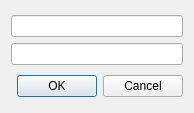
<?xml version="1.0" encoding="UTF-8"?>
<ui version="4.0">
 <class>AuthorizationDialog</class>
 <widget class="QDialog" name="AuthorizationDialog">
  <property name="geometry">
   <rect>
    <x>0</x>
    <y>0</y>
    <width>194</width>
    <height>113</height>
   </rect>
  </property>
  <property name="windowTitle">
   <string>Авторизация</string>
  </property>
  <layout class="QVBoxLayout" name="verticalLayout_2">
   <item>
    <layout class="QVBoxLayout" name="verticalLayout">
     <item>
      <widget class="QLineEdit" name="login">
       <property name="text">
        <string extracomment="Имя пользователя"/>
       </property>
      </widget>
     </item>
     <item>
      <widget class="QLineEdit" name="password">
       <property name="text">
        <string extracomment="Пароль"/>
       </property>
       <property name="echoMode">
        <enum>QLineEdit::Password</enum>
       </property>
      </widget>
     </item>
    </layout>
   </item>
   <item>
    <widget class="QDialogButtonBox" name="buttonBox">
     <property name="orientation">
      <enum>Qt::Horizontal</enum>
     </property>
     <property name="standardButtons">
      <set>QDialogButtonBox::Cancel|QDialogButtonBox::Ok</set>
     </property>
    </widget>
   </item>
  </layout>
 </widget>
 <resources/>
 <connections>
  <connection>
   <sender>buttonBox</sender>
   <signal>accepted()</signal>
   <receiver>AuthorizationDialog</receiver>
   <slot>accept()</slot>
   <hints>
    <hint type="sourcelabel">
     <x>248</x>
     <y>254</y>
    </hint>
    <hint type="destinationlabel">
     <x>157</x>
     <y>274</y>
    </hint>
   </hints>
  </connection>
  <connection>
   <sender>buttonBox</sender>
   <signal>rejected()</signal>
   <receiver>AuthorizationDialog</receiver>
   <slot>reject()</slot>
   <hints>
    <hint type="sourcelabel">
     <x>316</x>
     <y>260</y>
    </hint>
    <hint type="destinationlabel">
     <x>286</x>
     <y>274</y>
    </hint>
   </hints>
  </connection>
 </connections>
</ui>
